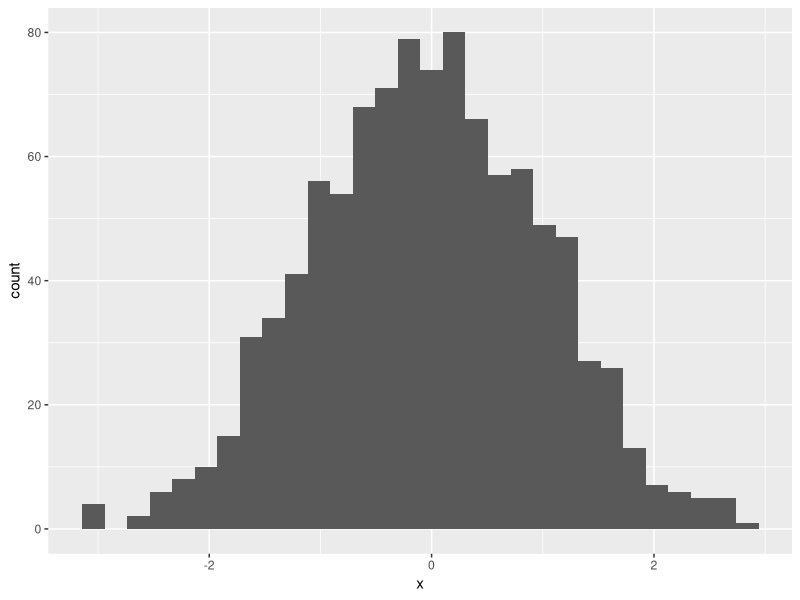

Reproduce this figure in R.
## ---- chunk 1
knitr::opts_chunk$set(echo = TRUE)
## ---- chunk 2
# Carrega o pacote
library(ggplot2)

# Cria alguns dados
x <- data.frame(x = rnorm(1000))


# Plota um histograma
ggplot(x, aes(x = x)) + geom_histogram()

